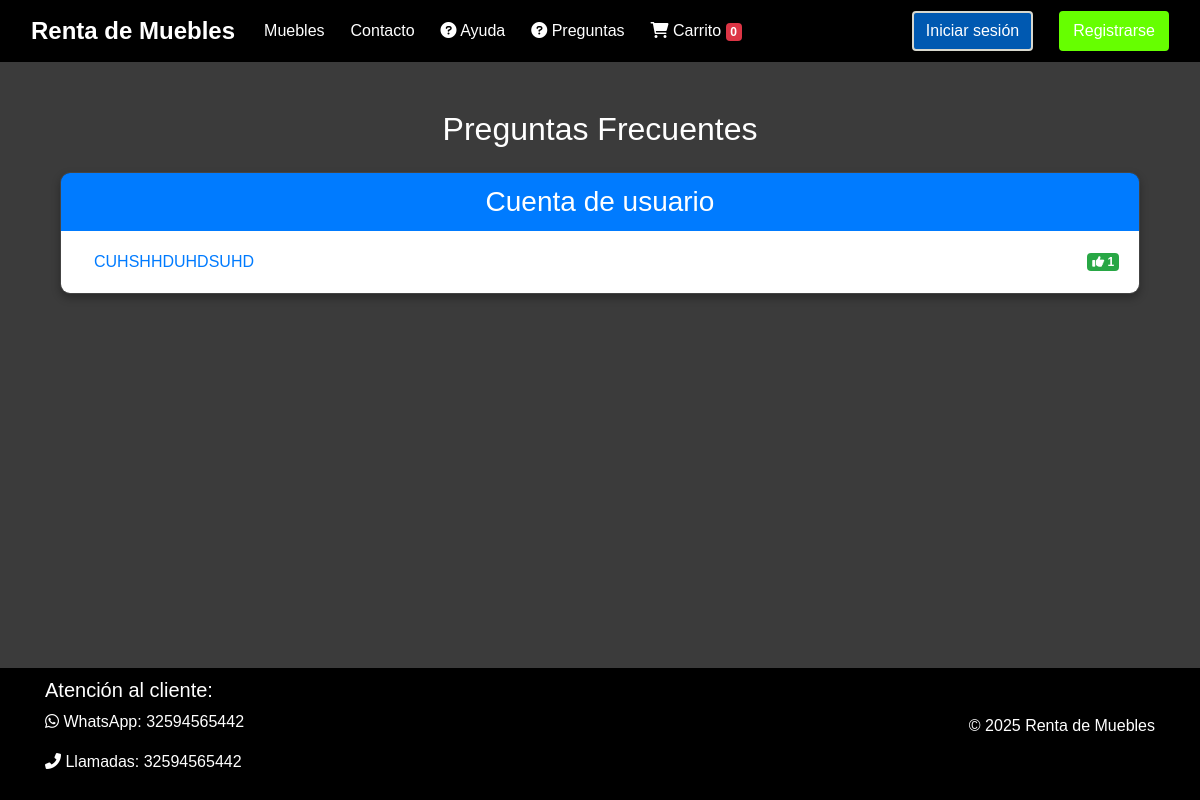
The page /ayuda/faq/ on the database as committed earlier.
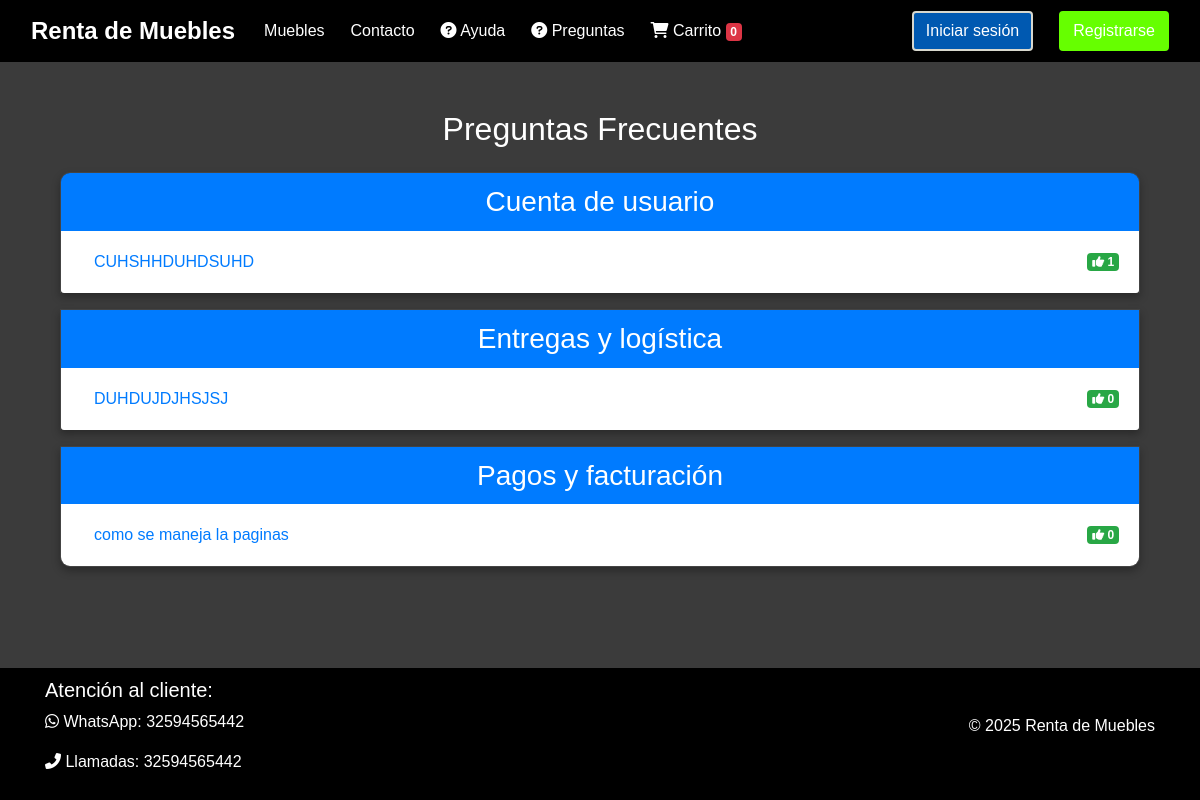
The same page on the database as committed later.
### muebles/models.py (models this page shows, shortened)
class FAQ(models.Model):
    CATEGORIAS = [
        ('CUENTA', 'Cuenta de usuario'),
        ('PAGOS', 'Pagos y facturación'),
        ('ENTREGAS', 'Entregas y logística'),
        ('MUEBLES', 'Productos y muebles'),
        ('SISTEMA', 'Sistema y mantenimiento'),
        ('OTROS', 'Otros'),
    ]
    pregunta = models.CharField(max_length=200)
    respuesta = models.TextField()
    categoria = models.CharField(max_length=50, choices=CATEGORIAS)
    votos = models.PositiveIntegerField(default=0)
    activo = models.BooleanField(default=True)
    fecha_creacion = models.DateTimeField(auto_now_add=True)
    fecha_actualizacion = models.DateTimeField(auto_now=True)
    class Meta:
        ordering = ['categoria', '-votos']  # Ordenamos por categoría y luego por votos descendentes
        verbose_name = 'Pregunta frecuente'
        verbose_name_plural = 'Preguntas frecuentes'

### muebles/views.py (the view)
# urls.py: path('ayuda/faq/', views.faq_lista, name='faq'),
def faq_lista(request):
    faqs = FAQ.objects.filter(activo=True)
    faqs_por_categoria = {}
    for faq in faqs:
        categoria_nombre = faq.get_categoria_display()
        if categoria_nombre not in faqs_por_categoria:
            faqs_por_categoria[categoria_nombre] = []
        faqs_por_categoria[categoria_nombre].append(faq)
    return render(request, 'muebles/ayuda/faq_lista.html', {
        'faqs_por_categoria': faqs_por_categoria
    })

### muebles/templates/muebles/ayuda/faq_lista.html (shortened to what this page needs)
{% extends 'muebles/barnav.html' %}
{% load static %}
{% block contenedor %}
<div class="container mt-4">
    <h2 class="mb-4">Preguntas Frecuentes</h2>
    <div class="accordion" id="faqAccordion">
        {% for categoria, faqs in faqs_por_categoria.items %}
        <div class="card mb-3">
            <div class="card-header bg-primary text-white">
                <h3 class="mb-0">{{ categoria }}</h3>
            </div>
            <div class="list-group list-group-flush">
                {% for faq in faqs %}
                <div class="list-group-item">
                    <div class="d-flex justify-content-between align-items-center">
                        <button class="btn btn-link text-left w-100" type="button" data-toggle="collapse"
                                data-target="#faq{{ faq.id }}" aria-expanded="false">
                            {{ faq.pregunta }}
                        </button>
                        <a href="{% url 'votar_faq' faq.id %}" class="badge badge-success ml-2">
                            <i class="fas fa-thumbs-up"></i> {{ faq.votos }}
                        </a>
                    </div>
                </div>
                {% endfor %}
            </div>
        </div>
        {% endfor %}
    </div>
</div>
{% endblock %}

Rows that differ between the two databases and show on the page:
added FAQ: categoria "Entregas y logística", pregunta "DUHDUJDJHSJSJ", votos "0"
added FAQ: categoria "Pagos y facturación", pregunta "como se maneja la paginas", votos "0"
